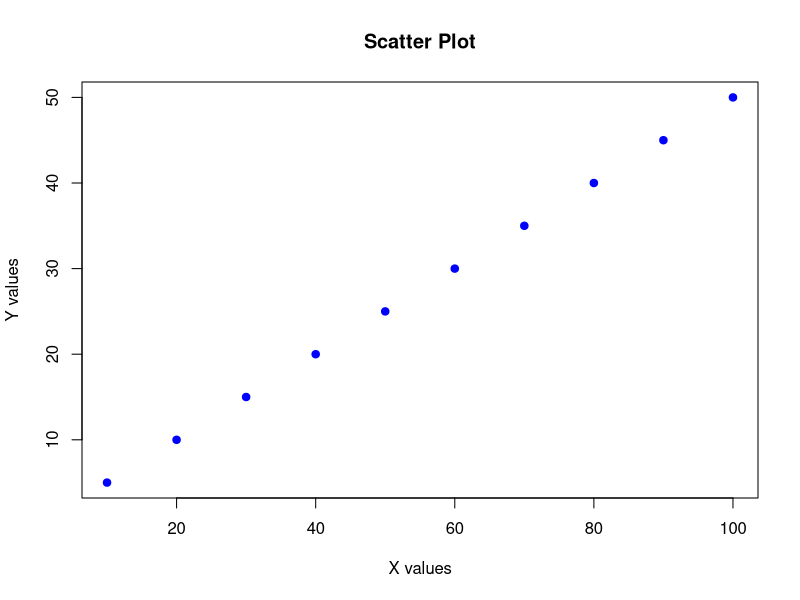
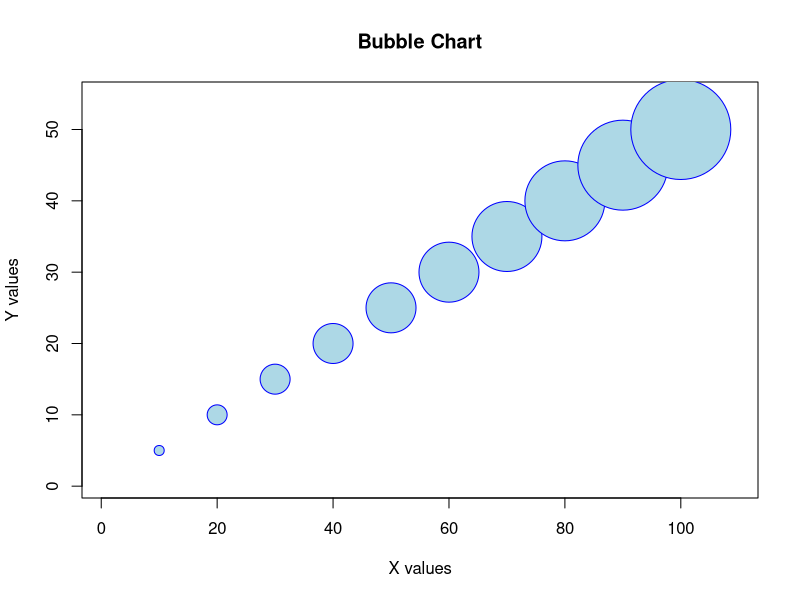
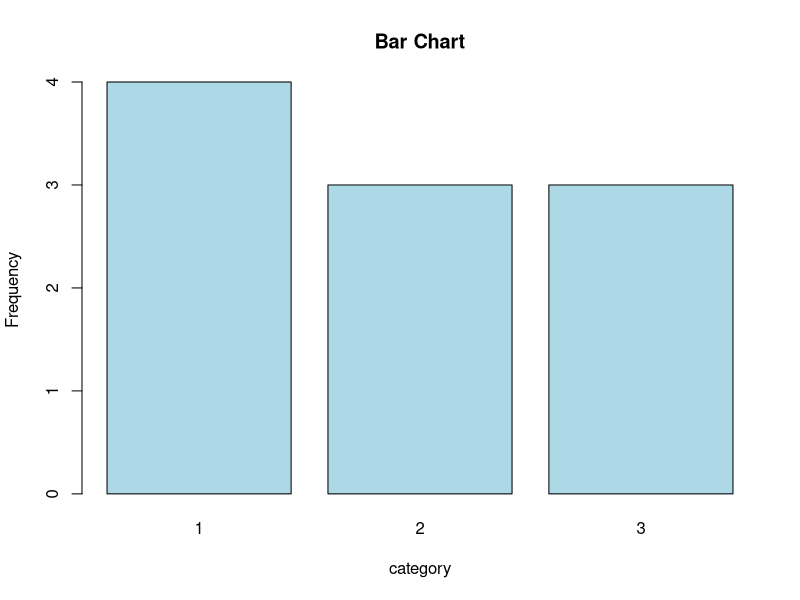
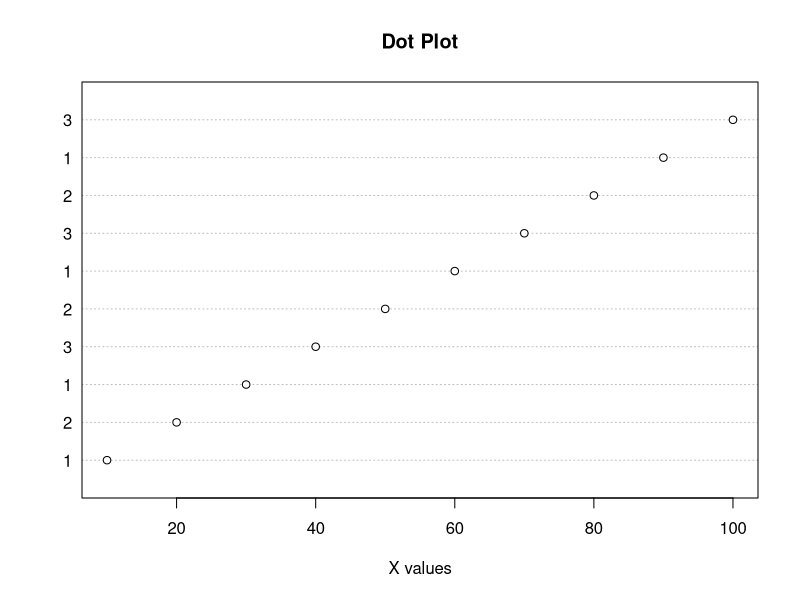
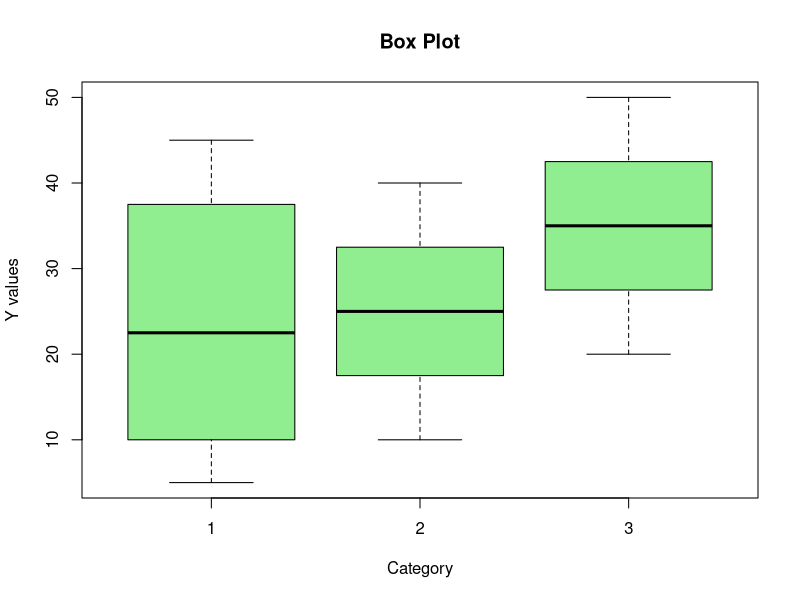
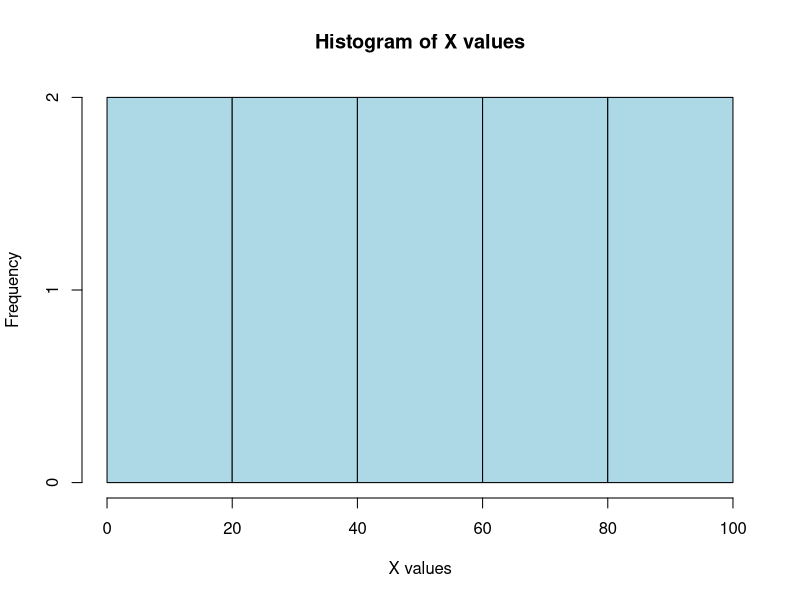
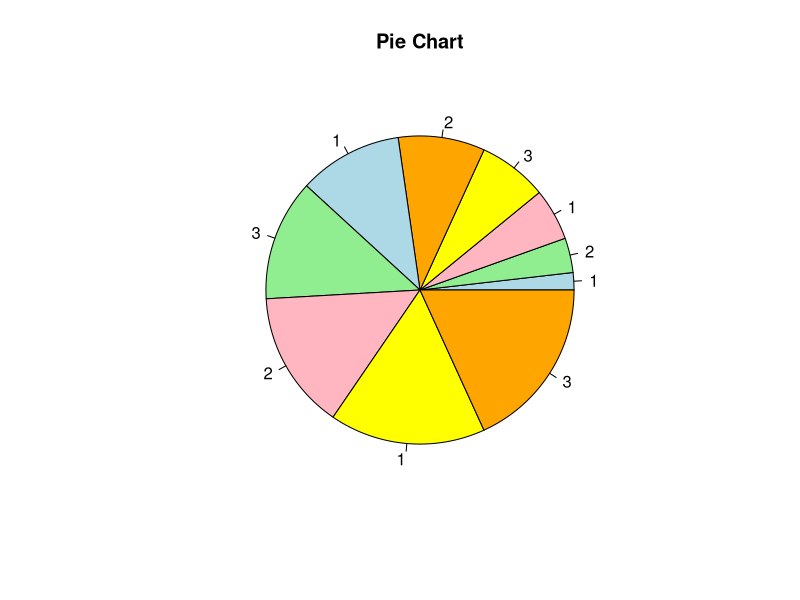

The R script that drew these images, in order:
data <- data.frame(
	x = c(10,20,30,40,50,60,70,80,90,100),
	y = c(5, 10, 15, 20, 25, 30, 35, 40, 45, 50),
	size = c(1,2,3,4,5,6,7,8,9,10),
	category = c(1,2,1,3,2,1,	3,2,1,3),
	value = c(100,200,300,400,500,600,700,800,900,1000)
)

print(data)

# Scatterplot
plot(data$x, data$y, 
	main = "Scatter Plot",
	xlab = "X values",
	ylab = "Y values",
	col = "blue",
	pch = 19
)

# Bubble Chart
symbols(data$x, data$y, 
    circles = data$size, 
    inches = 0.5,
    fg = 'blue',
    bg = 'lightblue',
    main = 'Bubble Chart',
    xlab = "X values",
    ylab = "Y values"
)

# Bar Plot
barplot(table(data$category),
	main = "Bar Chart",
	xlab = "category",
	ylab = "Frequency",
	col = "lightblue"	
)

# Dot Chart
dotchart(data$x,
	labels = data$category,
	main = "Dot Plot",
	xlab = "X values"
)

# Box Plot
boxplot(data$y~data$category,
	main = "Box Plot",
	xlab = "Category",
 	ylab = "Y values",
 	col = "lightgreen"
)

# Histogram
hist(data$x,
	main = "Histogram of X values",
	xlab = "X values",
 	col = "lightblue", 
	border = "black"
)

# pie chart
pie(data$value, 
	labels = data$category,
	main = "Pie Chart",
	col = c("lightblue", "lightgreen", "lightpink", "yellow", "orange")
)